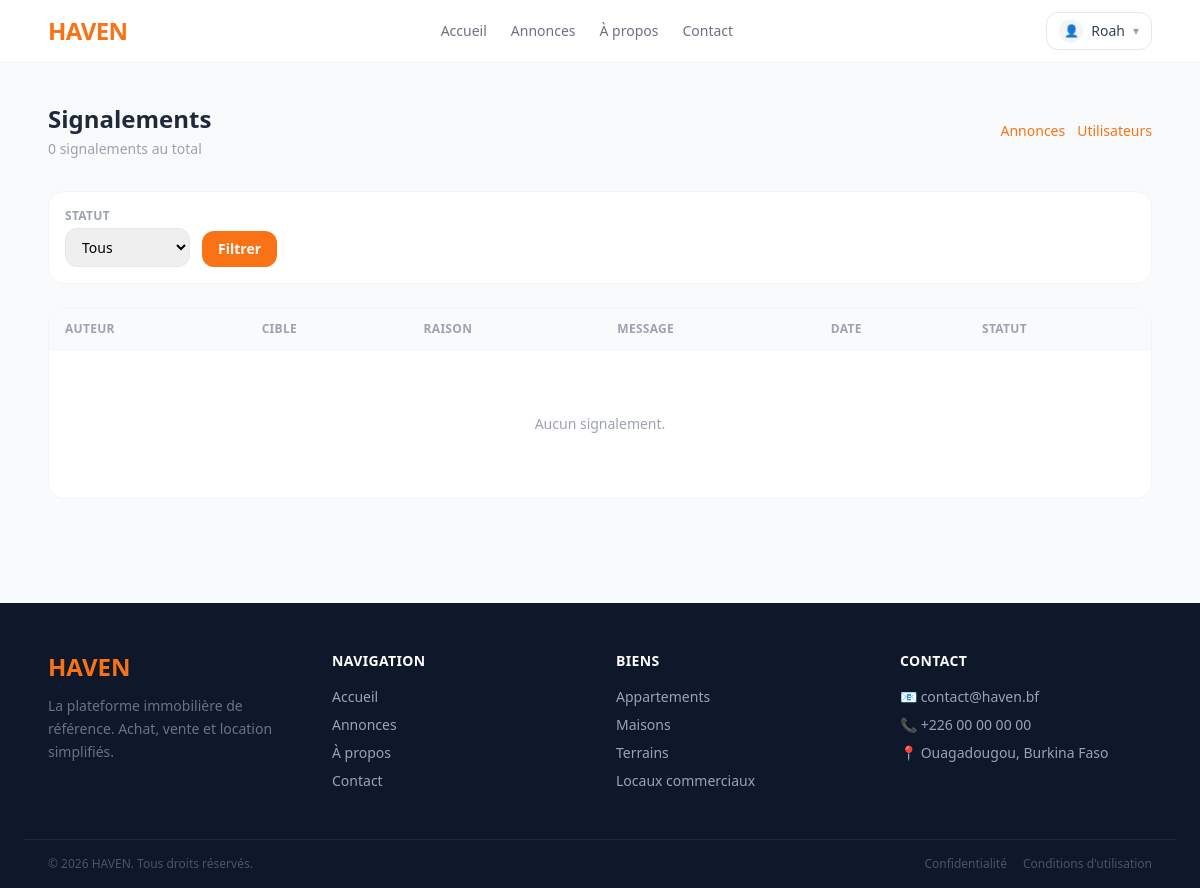
The page /staff/reports/ (signed in) on the database as committed earlier.
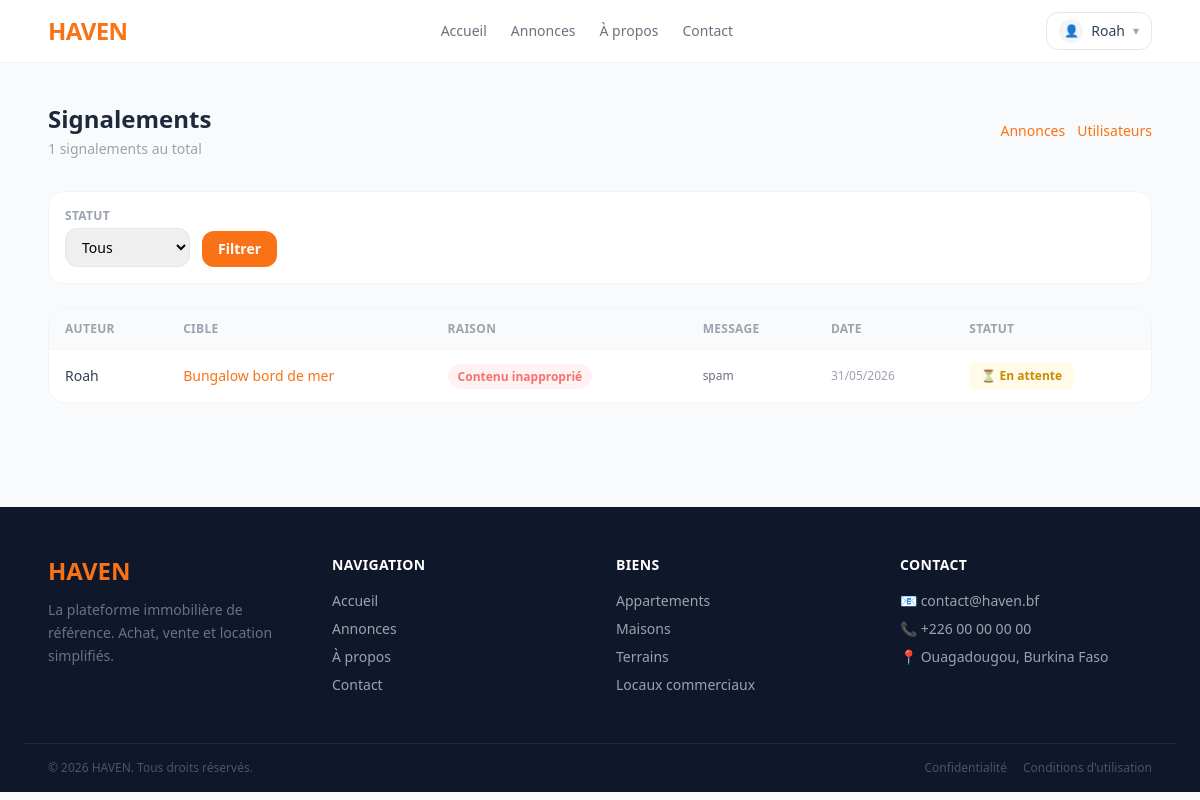
The same page on the database as committed later.
### apps/reports/models.py (models this page shows, shortened)
class Report(models.Model):
    REASONS = [
        ('Contenu inapproprié', 'Contenu inapproprié'),
        ('Arnaque', 'Arnaque'),
        ('Fausse annonce', 'Fausse annonce'),
        ('Comportement abusif', 'Comportement abusif'),
        ('Autre', 'Autre'),
    ]
    author = models.ForeignKey(settings.AUTH_USER_MODEL, on_delete=models.CASCADE, related_name='reports_sent')
    listing = models.ForeignKey(Listing, on_delete=models.CASCADE, related_name='reports', null=True, blank=True)
    reported_user = models.ForeignKey(settings.AUTH_USER_MODEL, on_delete=models.CASCADE, related_name='reports_received', null=True, blank=True)
    reason = models.CharField(max_length=50, choices=REASONS)
    message = models.TextField(blank=True)
    is_resolved = models.BooleanField(default=False)
    created_at = models.DateTimeField(auto_now_add=True)
    class Meta:
        ordering = ['-created_at']

### apps/accounts/models.py (models this page shows, shortened)
class User(AbstractUser):
    avatar = models.ImageField(upload_to='profile/',blank=True,null=True)

### apps/listings/models.py (models this page shows, shortened)
class Listing(models.Model):
    STATUS = [
        ('En vente', 'En vente'),
        ('A louer', 'A louer'),
        ('Vendu', 'Vendu'),
        ('Loué', 'Loué'),
    ]
    TYPES = [
        ('Appartement', 'Appartement'),
        ('Maison', 'Maison'),
        ('Local commercial', 'Local commercial'),
        ('Terrain', 'Terrain'),
    ]
    user = models.ForeignKey(settings.AUTH_USER_MODEL,
                            on_delete=models.CASCADE)
    title = models.CharField(max_length=255)
    description = models.TextField()
    property_type = models.CharField(max_length=20, choices=TYPES)
    status = models.CharField(max_length=20, choices=STATUS)
    price = models.DecimalField(max_digits=14,decimal_places=2)
    bathrooms = models.IntegerField()
    bedrooms = models.IntegerField()
    is_available = models.BooleanField(default=True)
    city = models.CharField(max_length=255)
    longitude = models.DecimalField(max_digits=9, decimal_places=6)
    latitude = models.DecimalField(max_digits=9, decimal_places=6)
    created_at = models.DateTimeField(auto_now_add=True)
    area = models.DecimalField(max_digits=8, decimal_places=2, null=True, blank=True)
    is_approved = models.BooleanField(default=False)
    class Meta:
        ordering = ['-created_at']

### apps/listings/views.py (the view)
# urls.py: path('staff/reports/', views.staff_reports, name='staff_reports'),
@staff_member_required
def staff_reports(request):
    reports = Report.objects.all().order_by('-created_at').select_related('author', 'listing', 'reported_user')
    is_resolved = request.GET.get('is_resolved')
    if is_resolved == '1':
        reports = reports.filter(is_resolved=True)
    elif is_resolved == '0':
        reports = reports.filter(is_resolved=False)
    page = request.GET.get('page')
    reports = Paginator(reports, 10).get_page(page)
    context = {
        'reports': reports,
        'filters': request.GET,
    }
    return render(request, 'staff/reports.html', context=context)

### templates/staff/reports.html (shortened to what the changed rows need)
{% extends 'base.html' %}
{% block content %}
<div class="max-w-6xl mx-auto px-6 py-10">
    <div class="flex items-center justify-between mb-8">
        <div>
            <h1 class="text-2xl font-bold text-slate-800">Signalements</h1>
            <p class="text-sm text-gray-400 mt-1">{{ reports.paginator.count }} signalements au total</p>
        </div>
    </div>
    <div class="bg-white border border-gray-100 rounded-2xl overflow-hidden">
        <table class="w-full text-sm">
            <thead class="bg-gray-50 border-b border-gray-100">
                <tr>
                    <th class="text-left px-4 py-3 text-xs font-semibold text-gray-400 uppercase tracking-wide">Auteur</th>
                    <th class="text-left px-4 py-3 text-xs font-semibold text-gray-400 uppercase tracking-wide hidden md:table-cell">Cible</th>
                    <th class="text-left px-4 py-3 text-xs font-semibold text-gray-400 uppercase tracking-wide">Raison</th>
                    <th class="text-left px-4 py-3 text-xs font-semibold text-gray-400 uppercase tracking-wide hidden md:table-cell">Message</th>
                    <th class="text-left px-4 py-3 text-xs font-semibold text-gray-400 uppercase tracking-wide hidden md:table-cell">Date</th>
                    <th class="text-left px-4 py-3 text-xs font-semibold text-gray-400 uppercase tracking-wide">Statut</th>
                </tr>
            </thead>
            <tbody class="divide-y divide-gray-50">
                {% for report in reports %}
                <tr class="hover:bg-gray-50 transition-colors">
                    <td class="px-4 py-3">
                        <p class="font-medium text-slate-700">{{ report.author.username }}</p>
                    </td>
                    <td class="px-4 py-3 text-gray-500 hidden md:table-cell">
                        {% if report.listing %}
                            <a href="{% url 'listing_detail' report.listing.pk %}" target="_blank"
                               class="text-orange-500 hover:underline">{{ report.listing.title|truncatechars:30 }}</a>
                        {% elif report.reported_user %}
                            {{ report.reported_user.username }}
                        {% endif %}
                    </td>
                    <td class="px-4 py-3">
                        <span class="text-xs font-semibold px-2.5 py-1 rounded-full bg-red-50 text-red-400">
                            {{ report.reason }}
                        </span>
                    </td>
                    <td class="px-4 py-3 text-gray-500 text-xs hidden md:table-cell max-w-xs truncate">
                        {{ report.message|default:"—" }}
                    </td>
                    <td class="px-4 py-3 text-gray-400 text-xs hidden md:table-cell">
                        {{ report.created_at|date:"d/m/Y" }}
                    </td>
                    <td class="px-4 py-3">
                        {% include 'staff/partials/report_resolve_btn.html' %}
                    </td>
                </tr>
                {% empty %}
                <tr>
                    <td colspan="6" class="px-4 py-16 text-center text-gray-400">Aucun signalement.</td>
                </tr>
                {% endfor %}
            </tbody>
        </table>
    </div>
</div>
{% endblock %}

### templates/staff/partials/report_resolve_btn.html
<button hx-post="{% url 'resolve_report' report.pk %}"
        hx-target="this"
        hx-swap="outerHTML"
        class="text-xs font-semibold px-3 py-1.5 rounded-lg transition-colors
            {% if report.is_resolved %}bg-green-100 text-green-700 hover:bg-yellow-50 hover:text-yellow-600
            {% else %}bg-yellow-50 text-yellow-600 hover:bg-green-100 hover:text-green-700{% endif %}">
    {% if report.is_resolved %}✅ Résolu{% else %}⏳ En attente{% endif %}
</button>

Rows that differ between the two databases and show on the page:
added Report: author.username "Roah", listing "Bungalow bord de mer", reason "Contenu inapproprié", message "spam", created_at "31/05/2026", is_resolved "⏳ En attente"
Other text that changed with them:
{{ reports.paginator.count }}: "0" → "1"
text no longer shown: "Aucun signalement."
